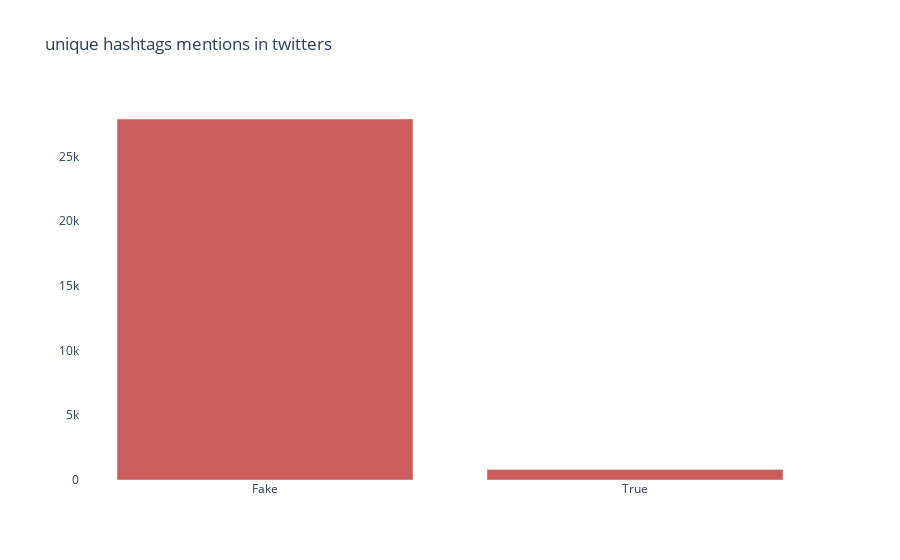

The code cell stored with this chart in its notebook:
### Code cell
configure_plotly_browser_state()
import plotly.express as px
import plotly.graph_objects as go

twitter_users_fake_count = count_twitters_user(fake_data)
twitter_users_true_count = count_twitters_user(true_data)
fig = go.Figure()
fig.add_trace(go.Bar(x=['Fake', 'True'],
    y=[twitter_users_fake_count, twitter_users_true_count],
    name='Twitter user name Pattern',
    marker_color='indianred')
)
fig.update_layout({
        'plot_bgcolor': 'rgba(0, 0, 0, 0)',
        'paper_bgcolor': 'rgba(0, 0, 0, 0)',
        'title': 'unique hashtags mentions in twitters',
})
fig.show()

### Figure 1 — Plotly figure (JSON) as saved in the notebook; plotly's stock layout.template omitted (floating-point values rounded to 4 significant figures)
{"data": [{"marker": {"color": "indianred"}, "name": "Twitter user name Pattern", "type": "bar", "x": ["Fake", "True"], "y": [27892, 804]}], "layout": {"paper_bgcolor": "rgba(0, 0, 0, 0)", "plot_bgcolor": "rgba(0, 0, 0, 0)", "title": {"text": "unique hashtags mentions in twitters"}}}
